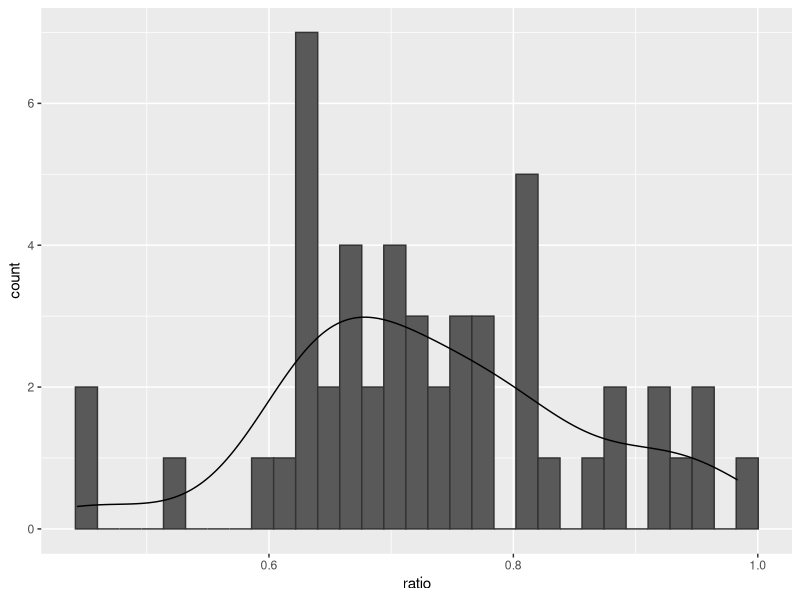
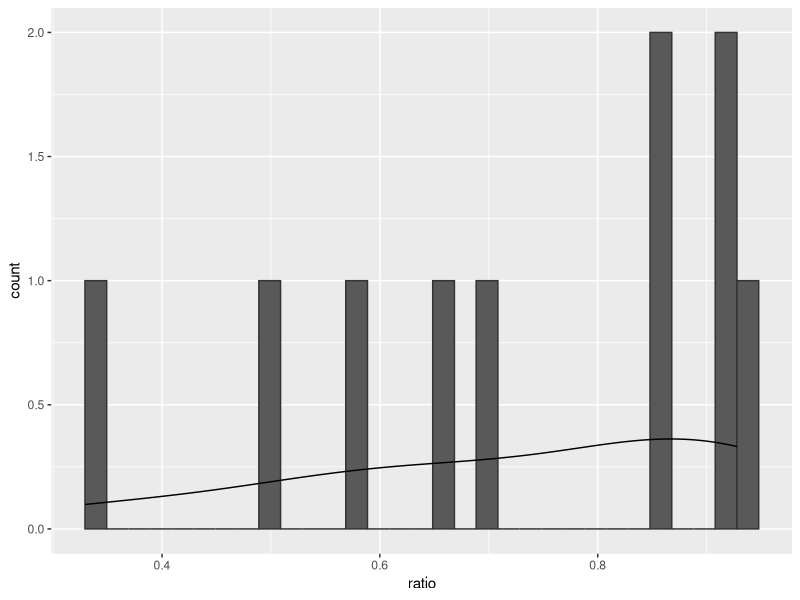

These figures' R source, in order:
library(ggplot2)

d <- read.csv(file='../input/data-attendance-4-2.txt')

d_person <- tapply(d$Y, d$PersonID, mean)
bw <- (max(d_person)-min(d_person))/30
p <- ggplot(data=data.frame(X=d_person), aes(X)) +
  geom_histogram(color='grey20', binwidth=bw) +
  geom_line(aes(y=after_stat(count)*bw), stat='density') +
  labs(x='ratio', y='count')
ggsave(file='fig-ex4-person.png', plot=p, dpi=300, w=4, h=3)


d_course <- tapply(d$Y, d$CourseID, mean)
bw <- (max(d_course)-min(d_course))/30
p <- ggplot(data=data.frame(X=d_course), aes(X)) +
  geom_histogram(color='grey20', binwidth=bw) +
  geom_line(aes(y=after_stat(count)*bw), stat='density') +
  labs(x='ratio', y='count')
ggsave(file='fig-ex4-course.png', plot=p, dpi=300, w=4, h=3)
